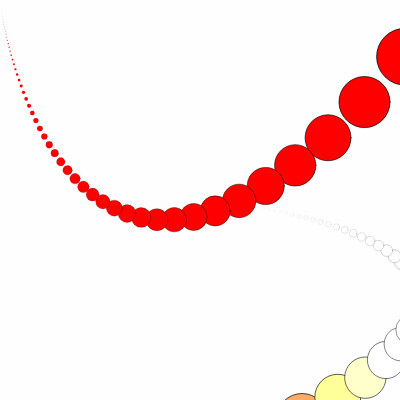
Frame 1 (no input)
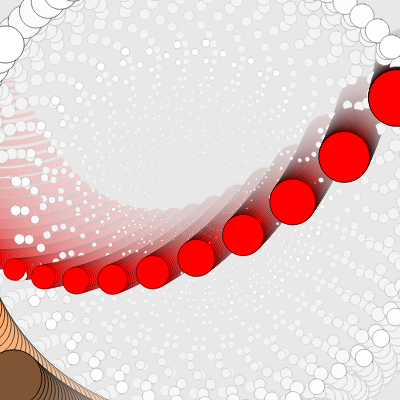
Frame 60 (no input)
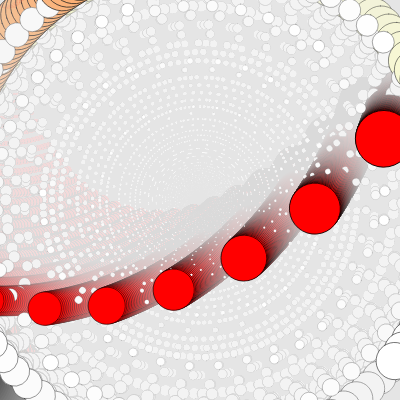
Frame 120 (the mouse pressed at the canvas centre since frame 60)

The p5.js sketch that drew these frames (run headless with seeded random() and noise() and a simulated clock; from frame 60 on, the mouse is pressed at the canvas centre):

// p5.js sketch
// ── sketch.js
var angle = 0;
var angle_rot = 0;
var num_circles = 100;
var w = 70;
let x = 0;

function setup() {
  createCanvas(400, 400);
  // 0 - TWO_PI
  // TWO_PI = 6.28

  // 180 degrees = PI
  angleMode(DEGREES);

  offset = TWO_PI / num_circles;
}

function draw() {
  background(220, 10);

  push();
  translate(width / 2, height / 2);
  for (let i = 0; i < width; i++) {
    rotate(angle_rot);
    scale(0.9);
    new_y = sin(angle + offset * i) * 200 + 300;
    fill((i / 2) * 255, (i / 3) * 255, (i / 5) * 255);
    ellipse(i * w, new_y, w);
  }
  pop();

  for (let i = 0; i < width; i++) {
    rotate(angle);
    scale(0.9);
    new_x = cos(angle + offset) * 200 + 300;
    fill(255, 0, 0);
    ellipse(new_x, i * w, w);
  }

  angle = angle + 0.05;
  angle_rot = angle_rot + 0.5;
}
